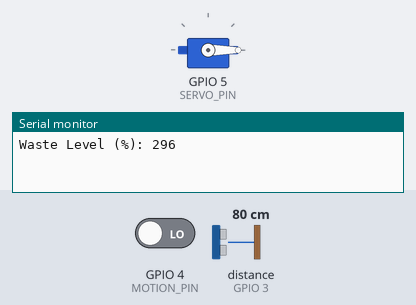
Simulated run of this sketch. Board: ESP8266 (NodeMCU). Parts: servo, the last lines printed to the serial monitor. Wiring (inferred from the names in the program): ultrasonic range finder: trigger GPIO 2; echo GPIO 3. The test bench sets the inputs (shaded band); at power-on: GPIO 4 (MOTION_PIN) LOW, distance to the obstacle (sensor on GPIO 3) 80 cm. The echo pulse lasts 58.3 µs per cm; WiFi joins after 1.5 s; servers stay silent unless stated; the modem accepts every AT command (registered, SIM ready, sends succeed) and sends nothing else.

Above: at 4.0 s.
4.1 s: GPIO 4 (MOTION_PIN) driven HIGH
9.3 s: GPIO 4 (MOTION_PIN) driven LOW
At 20.2 s:
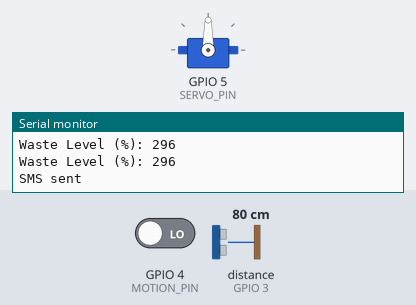
31.3 s: distance to the obstacle (sensor on GPIO 3) set to 2 cm
At 38.1 s:
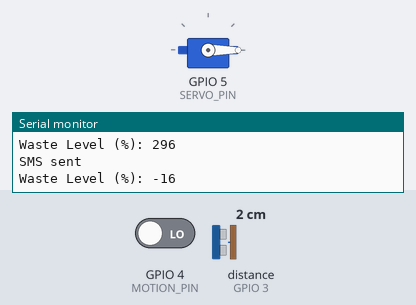
Timing chart, 0 to 39.6 s (numbered marks = the images above; inputs shaded):
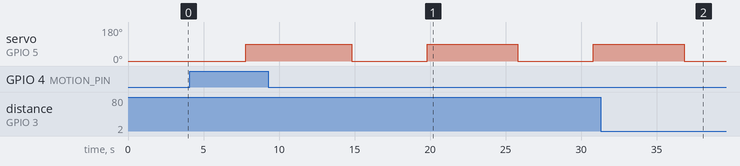

The sketch:

arduino.ino
```cpp
#include <SoftwareSerial.h>
#include <Servo.h>
#include <ESP8266WiFi.h>
#include <BlynkSimpleEsp8266.h>

#define TRIGGER_PIN 2
#define ECHO_PIN 3
#define MOTION_PIN 4
#define SERVO_PIN 5

SoftwareSerial gsmSerial(6, 7); // RX, TX for GSM module
Servo servoMotor;

const int WASTE_LEVEL_THRESHOLD = 50; // Set the waste level threshold (example: 50%)
bool dustbinFull = false;

char auth[] = "your_blynk_auth_token"; // Replace with your Blynk authentication token
char ssid[] = "your_wifi_ssid"; // Replace with your Wi-Fi SSID
char pass[] = "your_wifi_password"; // Replace with your Wi-Fi password

BlynkTimer timer;

void setup() {
  pinMode(TRIGGER_PIN, OUTPUT);
  pinMode(ECHO_PIN, INPUT);
  pinMode(MOTION_PIN, INPUT);

  servoMotor.attach(SERVO_PIN);

  gsmSerial.begin(9600);
  Serial.begin(9600);

  // Initialize the servo motor to closed position
  servoMotor.write(0);
  delay(1000);

  Blynk.begin(auth, ssid, pass);
  timer.setInterval(1000L, sendWasteLevelToBlink);
}

void loop() {
  Blynk.run();
  timer.run();
}

void sendWasteLevelToBlink() {
  int wasteLevel = getWasteLevel();
  Blynk.virtualWrite(V1, wasteLevel);

  if (wasteLevel >= WASTE_LEVEL_THRESHOLD && !dustbinFull) {
    dustbinFull = true;
    sendSMS("Dustbin is full. Please collect the waste.");
    openDustbinCap();
  }

  if (dustbinFull && !motionDetected()) {
    delay(5000); // Wait for 5 seconds to ensure no motion is detected
    if (!motionDetected()) {
      closeDustbinCap();
      dustbinFull = false;
    }
  }
}

int getWasteLevel() {
  digitalWrite(TRIGGER_PIN, LOW);
  delayMicroseconds(2);
  digitalWrite(TRIGGER_PIN, HIGH);
  delayMicroseconds(10);
  digitalWrite(TRIGGER_PIN, LOW);

  long duration = pulseIn(ECHO_PIN, HIGH);
  int distance = duration * 0.034 / 2;
  int wasteLevel = map(distance, 5, 30, 0, 100); // Adjust the mapping based on your setup

  Serial.print("Waste Level (%): ");
  Serial.println(wasteLevel);

  return wasteLevel;
}

bool motionDetected() {
  return digitalRead(MOTION_PIN) == HIGH;
}

void openDustbinCap() {
  servoMotor.write(90); // Open position (adjust if necessary)
  delay(1000); // Wait for the cap to open
}

void closeDustbinCap() {
  servoMotor.write(0); // Closed position (adjust if necessary)
  delay(1000); // Wait for the cap to close
}

void sendSMS(String message) {
  gsmSerial.println("AT+CMGF=1");
  delay(1000);

  gsmSerial.println("AT+CMGS=\"+1234567890\""); // Replace with the recipient's phone number
  delay(1000);

  gsmSerial.println(message);
  delay(1000);

  gsmSerial.println((char)26);
  delay(1000);

  Serial.println("SMS sent");
}
```

Measured:
- after the input at 9.3 s, servo on GPIO 5 (SERVO_PIN): alternates 90° for 6.0 s and 0° for 5.0 s, starting after 5.5 s
- after the input at 31.3 s, servo on GPIO 5 (SERVO_PIN): goes on until 36.8 s, then stays 0°
